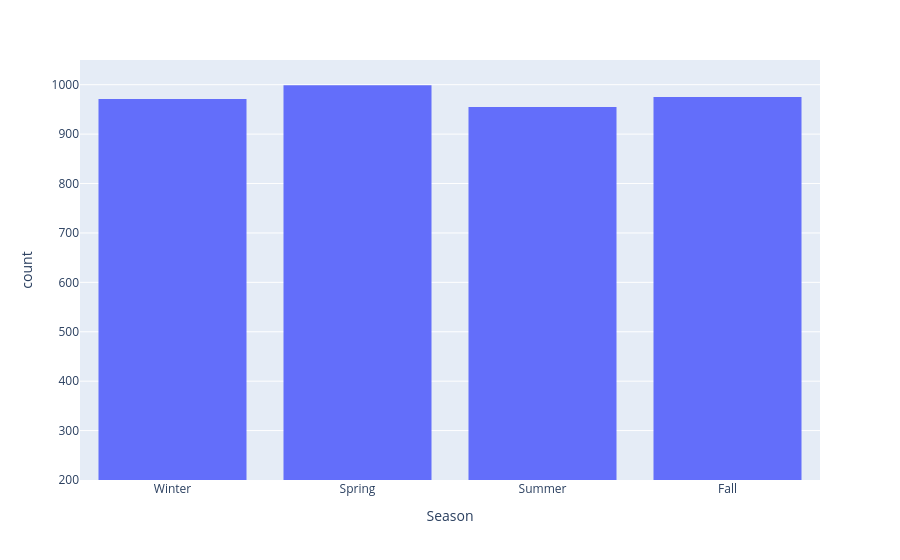

Write notebook code for a chart like this one.
### Code cell
fig = px.histogram(data , x = 'Season' , range_y= [200 , 1050] )

fig.show()

### Figure 1 — Plotly figure (JSON) as saved in the notebook; plotly's stock layout.template omitted (floating-point values rounded to 4 significant figures; data arrays with more than 128 entries replaced by an {"elided": "..."} marker saying what was removed)
{"data": [{"alignmentgroup": "True", "bingroup": "x", "hovertemplate": "Season=%{x}<br>count=%{y}<extra></extra>", "legendgroup": "", "marker": {"color": "#636efa", "pattern": {"shape": ""}}, "name": "", "offsetgroup": "", "orientation": "v", "showlegend": false, "type": "histogram", "x": {"elided": "3900 str values"}, "xaxis": "x", "yaxis": "y"}], "layout": {"autosize": true, "barmode": "relative", "legend": {"tracegroupgap": 0}, "margin": {"t": 60}, "xaxis": {"anchor": "y", "autorange": true, "domain": [0, 1], "range": [-0.5, 3.5], "title": {"text": "Season"}, "type": "category"}, "yaxis": {"anchor": "x", "domain": [0, 1], "range": [200, 1050], "title": {"text": "count"}}}}
